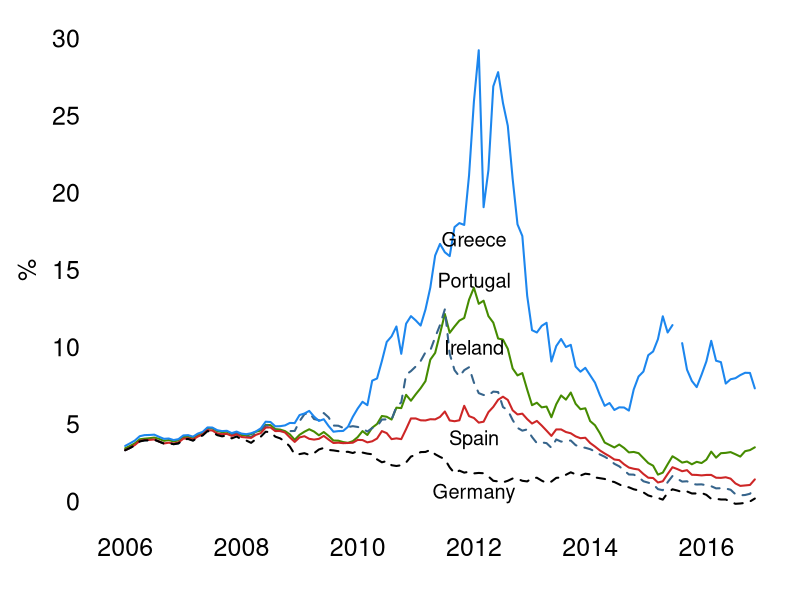

Reproduce this figure in R.
# Bond yields for PIGS economies
# (Include Germany as reference)
# Load data
bonds<-read.csv("data_raw/eu_bonds_lt.csv",header=TRUE)

# Data to time-series
portugal<-ts(bonds[bonds$GEO=="Portugal",]$Value,start=c(1980,1),frequency=12)
ireland<-ts(bonds[bonds$GEO=="Ireland",]$Value,start=c(1980,1),frequency=12)
greece<-ts(bonds[bonds$GEO=="Greece",]$Value,start=c(1980,1),frequency=12)
spain<-ts(bonds[bonds$GEO=="Spain",]$Value,start=c(1980,1),frequency=12)
germany<-ts(bonds[bonds$GEO=="Germany (until 1990 former territory of the FRG)",]$Value,start=c(1980,1),frequency=12)

# Subset to last 10 years
portugal<-window(portugal,start=c(2006,1),frequency=12)
ireland<-window(ireland,start=c(2006,1),frequency=12)
greece<-window(greece,start=c(2006,1),frequency=12)
spain<-window(spain,start=c(2006,1),frequency=12)
germany<-window(germany,start=c(2006,1),frequency=12)

# Plot data
par(las=1,bty="n",cex.axis=1.5,cex.lab=1.5,mar=c(4,5,1,1))
plot(portugal,ylim=c(0,30),col="chartreuse4",axes=FALSE,xlab="",ylab="%",
     lwd=2)
lines(ireland,col="steelblue4",lwd=2,lty=2)
lines(greece,col="dodgerblue2",lwd=2)
lines(spain,col="firebrick3",lwd=2)
lines(germany,lty=2,lwd=2)
axis(1,tick=FALSE)
axis(2,tick=FALSE)

text(2012,.5,"Germany",cex=1.2)
text(2012,4,"Spain",cex=1.2)
text(2012,10,"Ireland",cex=1.2)
text(2012,14.2,"Portugal",cex=1.2)
text(2012,17,"Greece",cex=1.2)
